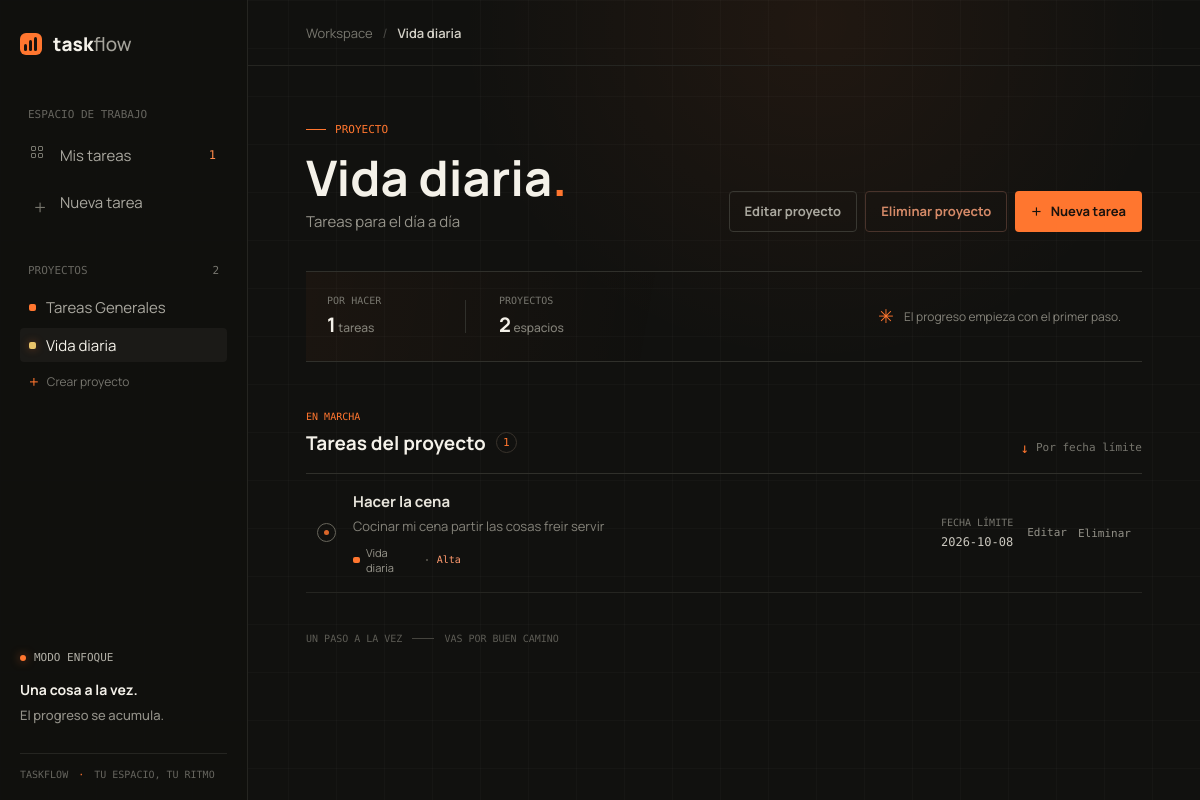
/proyectos/1, run on the app's committed database.
### tables this page shows
CREATE TABLE proyectos (
            id INTEGER PRIMARY KEY AUTOINCREMENT,
            nombre TEXT NOT NULL,
            descripcion TEXT,
            fecha_inicio TEXT,
            estado TEXT
        );

CREATE TABLE tareas (
            id INTEGER PRIMARY KEY AUTOINCREMENT,
            titulo TEXT NOT NULL,
            descripcion TEXT,
            fecha_creacion TEXT,
            fecha_limite TEXT,
            prioridad TEXT,
            estado TEXT,
            proyecto_id INTEGER,
            FOREIGN KEY (proyecto_id) REFERENCES proyectos(id)
        );

### app.py (the view)
@app.route('/proyectos/<int:proyecto_id>')
def ver_proyecto(proyecto_id):
    proyecto = db_manager.obtener_proyecto(proyecto_id)
    if proyecto is None:
        abort(404)
    proyectos = db_manager.obtener_proyectos()
    tareas = db_manager.obtener_tareas(estado='Pendiente', proyecto_id=proyecto_id)
    return render_template(
        'index.html',
        proyecto=proyecto.to_dict(),
        proyecto_actual=proyecto.to_dict(),
        tareas=_preparar_tareas(tareas, proyectos),
        proyectos=[item.to_dict() for item in proyectos]
    )

### app.py (called while the page is built)
def _preparar_tareas(tareas, proyectos):
    nombres_proyectos = {proyecto.id: proyecto._nombre for proyecto in proyectos}
    tareas_dict = [tarea.to_dict() for tarea in tareas]
    for tarea in tareas_dict:
        tarea['proyecto_nombre'] = nombres_proyectos.get(tarea['proyecto_id'], 'Sin proyecto')
    return tareas_dict

### src/database.py (called while the page is built)
def get_connection():
    conn = sqlite3.connect(DATABASE_NAME)
    conn.row_factory = sqlite3.Row
    return conn

    def obtener_proyectos(self):
        conn = get_connection()
        cursor = conn.cursor()
        cursor.execute("SELECT * FROM proyectos")
        filas = cursor.fetchall()
        conn.close()
        proyectos = [
            Proyecto(nombre=fila['nombre'], descripcion=fila['descripcion'],
                     id=fila['id'], estado=fila['estado'])
            for fila in filas
        ]
        return proyectos

    def obtener_proyecto(self, proyecto_id: int):
        conn = get_connection()
        fila = conn.execute(
            "SELECT * FROM proyectos WHERE id = ?", (proyecto_id,)
        ).fetchone()
        conn.close()
        if fila is None:
            return None
        return Proyecto(
            nombre=fila['nombre'], descripcion=fila['descripcion'],
            id=fila['id'], estado=fila['estado']
        )

### src/modelos.py (called while the page is built)
    @property
    def id(self):
        return self._id

    def to_dict(self):
        return {
            'id': self._id,
            'nombre': self._nombre,
            'descripcion': self._descripcion,
            'fecha_inicio': self._fecha_inicio,
            'estado': self._estado
        }

    def to_dict(self):
        return {
            'id': self._id,
            'titulo': self._titulo,
            'descripcion': self._descripcion,
            'fecha_creacion': self._fecha_creacion,
            'fecha_limite': self._fecha_limite,
            'prioridad': self._prioridad,
            'estado': self._estado,
            'proyecto_id': self._proyecto_id
        }

### templates/index.html (shortened to what this page needs)
{% extends 'base.html' %}
{% block breadcrumb %}{{ proyecto_actual.nombre if proyecto_actual else 'Mis tareas' }}{% endblock %}
{% block content %}
<section class="page-content">
    <div class="page-heading">
        <div>
            <div class="eyebrow"><span class="eyebrow-line"></span> {{ 'PROYECTO' if proyecto_actual else 'TU TABLERO PERSONAL' }}</div>
            {% if proyecto_actual %}
            <h1>{{ proyecto_actual.nombre }}<span>.</span></h1>
            <p class="page-subtitle">{{ proyecto_actual.descripcion or 'Las tareas pendientes de este proyecto.' }}</p>
            {% else %}
            <h1>Haz que <span>pase.</span></h1>
            <p class="page-subtitle">Ideas claras. Siguiente paso, siempre.</p>
            {% endif %}
        </div>
        <div class="heading-actions">
            {% if proyecto_actual %}
            <a class="button button-quiet" href="{{ url_for('editar_proyecto_web', proyecto_id=proyecto_actual.id) }}">Editar proyecto</a>
            {% if proyecto_actual.id != 0 %}
            <form method="post" action="{{ url_for('eliminar_proyecto_web', proyecto_id=proyecto_actual.id) }}" onsubmit="return confirm('¿Eliminar este proyecto? Sus tareas se moverán a Tareas Generales.')">
                <button class="button button-danger-quiet" type="submit">Eliminar proyecto</button>
            </form>
            {% endif %}
            {% endif %}
            <a class="button button-primary" href="{{ url_for('crear_tarea_web') }}"><span class="button-plus" aria-hidden="true">+</span> Nueva tarea</a>
        </div>
    </div>
    <section class="overview-strip" aria-label="Resumen">
        <div class="overview-item">
            <span class="overview-label">POR HACER</span>
            <span class="overview-value">{{ tareas|length }}<small> tareas</small></span>
        </div>
        <div class="overview-item">
            <span class="overview-label">PROYECTOS</span>
            <span class="overview-value">{{ proyectos|length }}<small> espacios</small></span>
        </div>
        <div class="overview-note"><span class="note-star" aria-hidden="true">✳</span> El progreso empieza con el primer paso.</div>
    </section>
    <div class="section-heading">
        <div>
            <div class="section-kicker">EN MARCHA</div>
            <h2>{{ 'Tareas del proyecto' if proyecto_actual else 'Próximos pasos' }} <span class="section-count">{{ tareas|length }}</span></h2>
        </div>
        <span class="sort-label"><span class="sort-mark" aria-hidden="true">↓</span> Por fecha límite</span>
    </div>
    {% if tareas %}
    {% include '_task_list.html' %}
    {% endif %}
    <footer class="page-footer"><span>UN PASO A LA VEZ</span><span class="footer-dash"></span><span>VAS POR BUEN CAMINO</span></footer>
</section>
{% endblock %}

### templates/base.html (shortened to what this page needs)
<!doctype html>
<html lang="es">
<head>
    <link rel="stylesheet" href="{{ url_for('static', filename='css/style.css') }}">
</head>
<body>
    <div class="app-shell">
        <aside class="sidebar">
            <a class="brand" href="{{ url_for('index') }}" aria-label="Taskflow, inicio">
                <span class="brand-mark"><span></span><span></span><span></span></span>
                <span>task<span class="brand-light">flow</span></span>
            </a>
            <div class="sidebar-caption">ESPACIO DE TRABAJO</div>
            <nav class="main-nav" aria-label="Navegación principal">
                <a class="nav-link {% if request.endpoint == 'index' %}is-active{% endif %}" href="{{ url_for('index') }}">
                    <span class="nav-icon nav-grid" aria-hidden="true"><i></i><i></i><i></i><i></i></span>
                    <span>Mis tareas</span>
                    {% if tareas is defined %}<span class="nav-count">{{ tareas|length }}</span>{% endif %}
                </a>
                <a class="nav-link {% if request.endpoint == 'crear_tarea_web' %}is-active{% endif %}" href="{{ url_for('crear_tarea_web') }}">
                    <span class="nav-icon nav-plus" aria-hidden="true">+</span>
                    <span>Nueva tarea</span>
                </a>
            </nav>
            <div class="sidebar-caption project-caption">PROYECTOS <span>{{ proyectos|length if proyectos is defined else 0 }}</span></div>
            <div class="project-list">
                {% if proyectos is defined and proyectos %}
                    {% for proyecto in proyectos %}
                    <a class="project-link {% if proyecto_actual and proyecto_actual.id == proyecto.id %}is-current{% endif %}" href="{{ url_for('ver_proyecto', proyecto_id=proyecto.id) }}">
                        <span class="project-dot dot-{{ loop.index0 % 4 }}"></span>
                        <span class="project-name">{{ proyecto.nombre }}</span>
                    </a>
                    {% endfor %}
                {% else %}
                    <div class="project-empty">Aún no hay proyectos</div>
                {% endif %}
                <a class="project-add" href="{{ url_for('crear_proyecto_web') }}"><span aria-hidden="true">+</span> Crear proyecto</a>
            </div>
            <div class="sidebar-bottom">
                <div class="focus-label"><span class="focus-pulse"></span> MODO ENFOQUE</div>
                <div class="focus-copy">Una cosa a la vez.<br><span>El progreso se acumula.</span></div>
                <div class="sidebar-version">TASKFLOW <span>·</span> TU ESPACIO, TU RITMO</div>
            </div>
        </aside>
        <main class="main-content">
            <header class="topbar">
                <div class="breadcrumb"><span>Workspace</span><span class="crumb-slash">/</span><strong>{% block breadcrumb %}Tareas{% endblock %}</strong></div>
            </header>
            {% block content %}{% endblock %}
        </main>
    </div>
</body>
</html>

### templates/_task_list.html (shortened to what this page needs)
<div class="task-list">
    {% for tarea in tareas %}
    <article class="task-row" style="--row-index: {{ loop.index0 }}">
        <div class="task-check" aria-hidden="true"><span></span></div>
        <div class="task-main">
            <h3>{{ tarea.titulo }}</h3>
            {% if tarea.descripcion %}<p>{{ tarea.descripcion }}</p>{% endif %}
            <div class="task-meta">
                <span class="project-tag"><span class="project-dot dot-{{ loop.index0 % 4 }}"></span>{{ tarea.proyecto_nombre }}</span>
                <span class="meta-separator"></span>
                <span class="priority priority-{{ tarea.prioridad|lower }}">{{ tarea.prioridad }}</span>
            </div>
        </div>
        <div class="task-due">
            <span class="due-label">FECHA LÍMITE</span>
            <time>{{ tarea.fecha_limite or 'Sin fecha' }}</time>
        </div>
        <div class="task-actions">
            <a class="task-action" href="{{ url_for('editar_tarea_web', tarea_id=tarea.id, proyecto_id=proyecto_actual.id if proyecto_actual else none) }}">Editar</a>
            <form method="post" action="{{ url_for('eliminar_tarea_web', tarea_id=tarea.id) }}" onsubmit="return confirm('¿Eliminar esta tarea? Esta acción no se puede deshacer.')">
                <button class="task-action task-action-danger" type="submit">Eliminar</button>
            </form>
        </div>
    </article>
    {% endfor %}
</div>

### data on the page
proyectos: nombre "Tareas Generales"
proyectos: nombre "Vida diaria", descripcion "Tareas para el día a día", proyecto_nombre "Vida diaria"
tareas: titulo "Hacer la cena", descripcion "Cocinar mi cena partir las cosas freir servir", prioridad "Alta", fecha_limite "2026-10-08"

### other printed values
{{ tareas|length }} "1"
{{ proyectos|length if proyectos is defined else 0 }} "2"
{{ 'PROYECTO' if proyecto_actual else 'TU TABLERO PERSONAL' }} "PROYECTO"
{{ proyectos|length }} "2"
{{ 'Tareas del proyecto' if proyecto_actual else 'Próximos pasos' }} "Tareas del proyecto"
